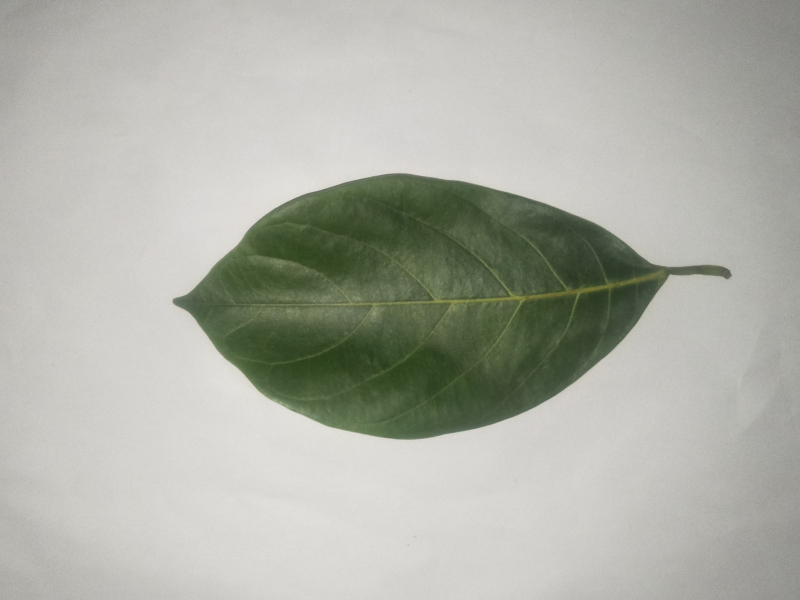
#> input picture dataset/nangka/001.jpg, 1600 x 1200 px (shown at 1/2 size)
$ python OpenCVimage.py
#> lines starting #> are read from the running program, lines starting #| are printed output that depends on the picture; after the words box and inside, x2 and y2 are one past the last pixel; in counts of white or black regions, pixels touching at a corner belong together
import cv2 as cv
import numpy as nump

def rescale(frame, scale=0.45):
    dimension = (int(frame.shape[1]*scale),int(frame.shape[0]*scale))
    return cv.resize(frame, dimension,interpolation=cv.INTER_AREA)
cv.imshow('Daun Nangka', rescale(cv.imread('dataset/nangka/001.jpg')))
#> in rescale, `dimension = (int(frame.shape[1]*scale),int(frame.shape[0]*scale))`: dimension = (720, 540)
#> in rescale, `return cv.resize(frame, dimension,interpolation=cv.INTER_AREA)`:
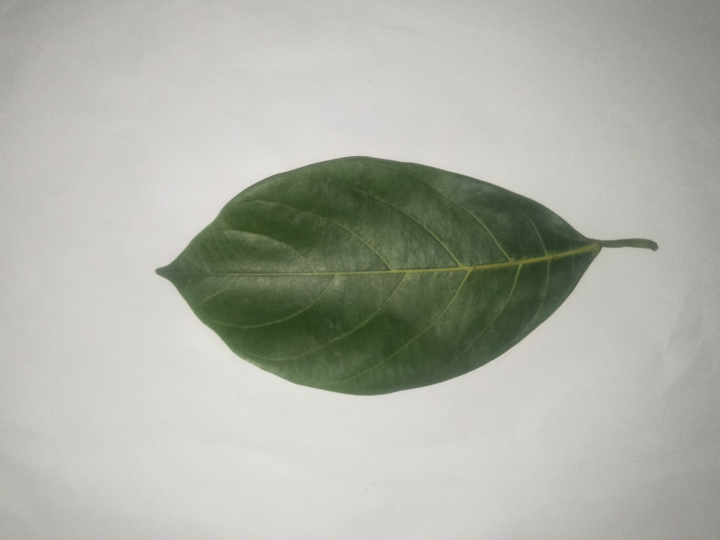
#> returned value: shape (540, 720, 3); mean of channels 0, 1, 2 166.9, 176.2, 174.2; drawn as B, G, R
cv.imshow('Daun Sirih',  rescale(cv.imread('dataset/sirih/001.jpg')))
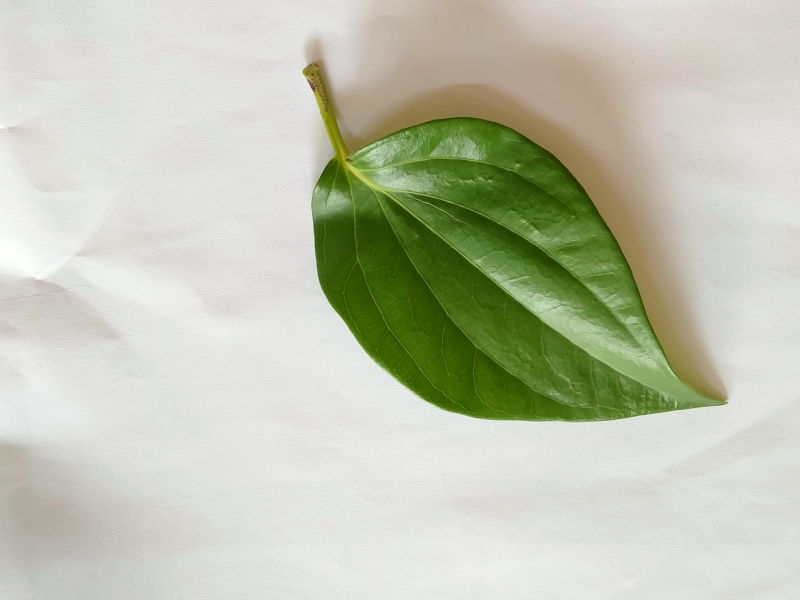
#> input picture dataset/sirih/001.jpg, 1600 x 1200 px (shown at 1/2 size)
#> call 2 of rescale, with scale = 0.45
#> in rescale (call 2), `return cv.resize(frame, dimension,interpolation=cv.INTER_AREA)`:
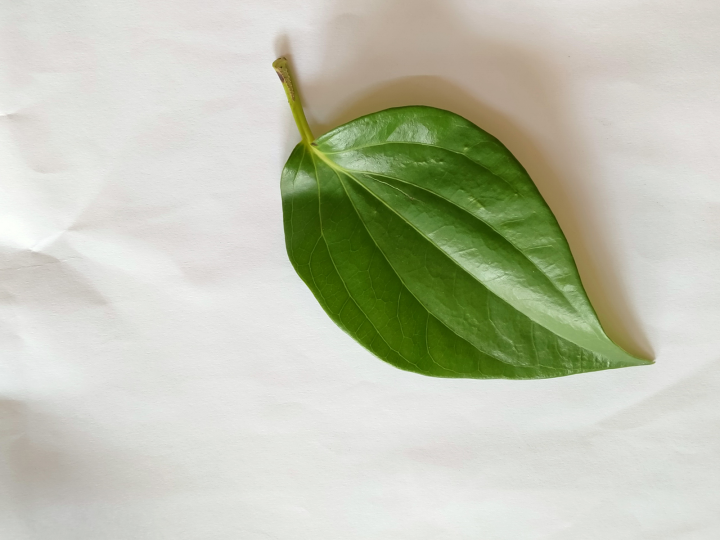
#> returned value: shape (540, 720, 3); mean of channels 0, 1, 2 177.4, 196.2, 192.5; drawn as B, G, R
cv.waitKey(0)

#########################################################
imageBase = cv.imread('dataset/nangka/001.jpg')
#> imageBase is the input picture: shape (1200, 1600, 3); mean B, G, R 166.9, 176.2, 174.2
#########################################################
print(imageBase)#print image information as array
#> (printed output is left out)
print(imageBase.shape)#show image resolution h x w
#| (1200, 1600, 3)
######################Show Image#############################

#####################Crop Image#############################
im_crop = imageBase[400:300,1200:900]
#> im_crop = empty array
cv.imshow('crop',im_crop)
cv.waitKey(0)

print(im_crop.shape)
#| (0, 0, 3)

imageCopy = imageBase.copy()
editContrast = cv.addWeighted(imageCopy,2,nump.zeros(imageCopy.shape,imageCopy.dtype),0,-100)
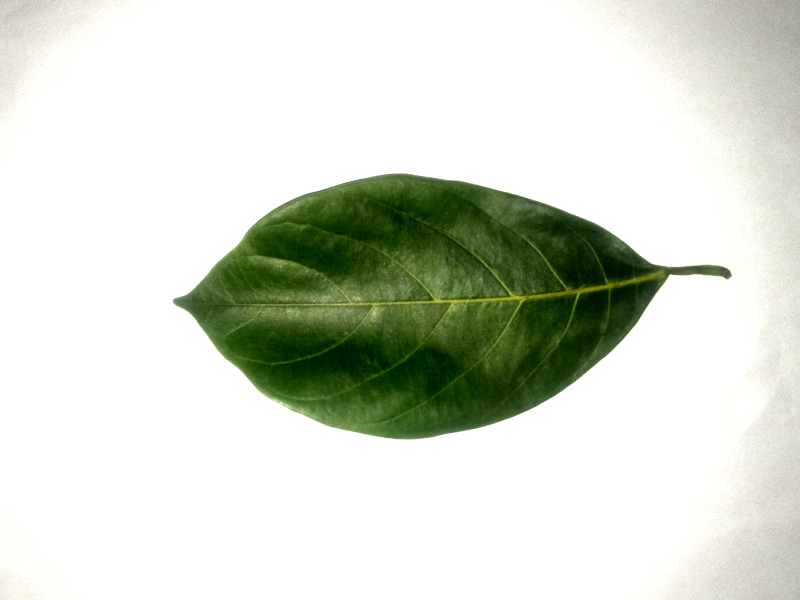
#> editContrast: shape (1200, 1600, 3) (shown at 1/2 size); mean B, G, R 206.6, 218.5, 213.1
renderEdge = cv.Canny(editContrast, 100,200)
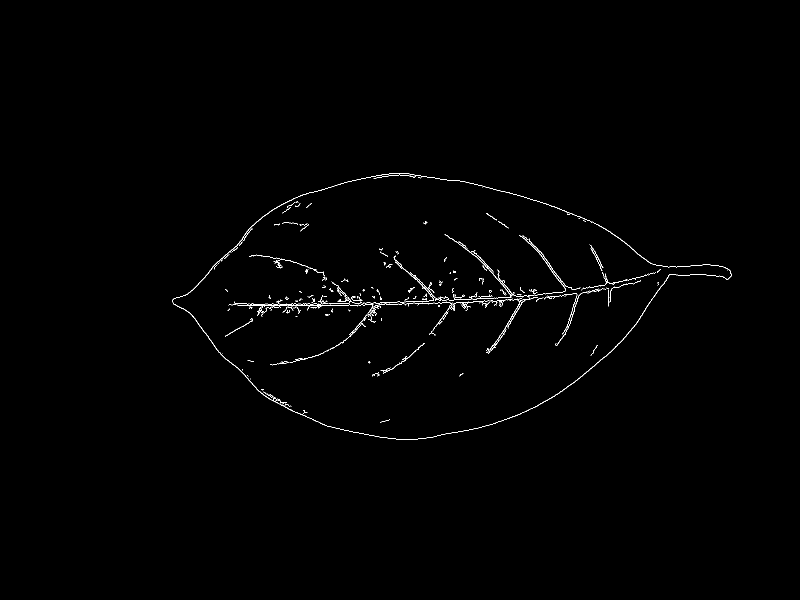
#> renderEdge: shape (1200, 1600) (shown at 1/2 size); 0.55% white in thin lines or dots, all inside (x1, y1, x2, y2) = (345, 346, 1463, 880)

cv.imshow('nangka', rescale(imageBase))
# cv.imshow('nangka copy', rescale(editContrast))
cv.imshow('nangka copy', rescale(renderEdge))
#> call 4 of rescale, with scale = 0.45
#> in rescale (call 4), `return cv.resize(frame, dimension,interpolation=cv.INTER_AREA)`:
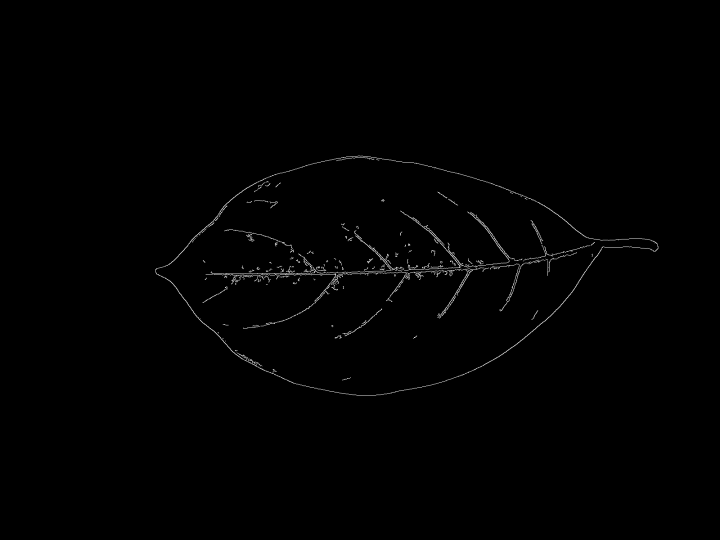
#> returned value: shape (540, 720); min 0, max 221, mean 1.4
cv.waitKey(0)
cv.destroyAllWindows()
